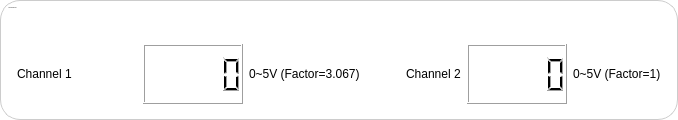
       <widget class="QGroupBox" name="chargingBox_3">
        <property name="minimumSize">
         <size>
          <width>0</width>
          <height>120</height>
         </size>
        </property>
        <property name="maximumSize">
         <size>
          <width>1672155</width>
          <height>120</height>
         </size>
        </property>
        <property name="font">
         <font>
          <family>Segoe UI</family>
          <pointsize>-1</pointsize>
          <bold>true</bold>
         </font>
        </property>
        <property name="styleSheet">
         <string notr="true">QGroupBox {
                                        background-color: #fff;
                                        border: 1px solid #ccc;
                                        border-radius: 20px;
                                        margin-top: 0px;
                                        padding: 5px;
                                        }

                                        QGroupBox::title {
                                        subcontrol-origin: content;
                                        subcontrol-position: top left;
                                        padding: 1px 2px;
                                        color: #444;
                                        font-size: 28px;
                                        background-color: transparent;
                                        }
                                    </string>
        </property>
        <property name="title">
         <string>ANALOG INPUTS</string>
        </property>
        <layout class="QGridLayout" name="gridLayout_9">
         <item row="2" column="4">
          <widget class="QLabel" name="label_17">
           <property name="minimumSize">
            <size>
             <width>0</width>
             <height>60</height>
            </size>
           </property>
           <property name="maximumSize">
            <size>
             <width>140</width>
             <height>16777215</height>
            </size>
           </property>
           <property name="text">
            <string>Channel 2</string>
           </property>
          </widget>
         </item>
         <item row="2" column="1">
          <widget class="QLCDNumber" name="spareVolt1Disp">
           <property name="minimumSize">
            <size>
             <width>100</width>
             <height>60</height>
            </size>
           </property>
           <property name="maximumSize">
            <size>
             <width>180</width>
             <height>60</height>
            </size>
           </property>
          </widget>
         </item>
         <item row="1" column="0">
          <spacer name="verticalSpacer_15">
           <property name="orientation">
            <enum>Qt::Orientation::Vertical</enum>
           </property>
           <property name="sizeType">
            <enum>QSizePolicy::Policy::Fixed</enum>
           </property>
           <property name="sizeHint" stdset="0">
            <size>
             <width>20</width>
             <height>40</height>
            </size>
           </property>
          </spacer>
         </item>
         <item row="4" column="0">
          <widget class="QLabel" name="serialDebug_2">
           <property name="sizePolicy">
            <sizepolicy hsizetype="Fixed" vsizetype="Preferred">
             <horstretch>0</horstretch>
             <verstretch>0</verstretch>
            </sizepolicy>
           </property>
           <property name="minimumSize">
            <size>
             <width>120</width>
             <height>48</height>
            </size>
           </property>
           <property name="maximumSize">
            <size>
             <width>120</width>
             <height>60</height>
            </size>
           </property>
           <property name="text">
            <string/>
           </property>
          </widget>
         </item>
         <item row="2" column="5">
          <widget class="QLCDNumber" name="spareVolt2Disp">
           <property name="minimumSize">
            <size>
             <width>100</width>
             <height>60</height>
            </size>
           </property>
           <property name="maximumSize">
            <size>
             <width>180</width>
             <height>60</height>
            </size>
           </property>
          </widget>
         </item>
         <item row="2" column="0">
          <widget class="QLabel" name="label_14">
           <property name="minimumSize">
            <size>
             <width>0</width>
             <height>60</height>
            </size>
           </property>
           <property name="maximumSize">
            <size>
             <width>120</width>
             <height>16777215</height>
            </size>
           </property>
           <property name="text">
            <string>Channel 1</string>
           </property>
          </widget>
         </item>
         <item row="2" column="3">
          <spacer name="horizontalSpacer_3">
           <property name="orientation">
            <enum>Qt::Orientation::Horizontal</enum>
           </property>
           <property name="sizeType">
            <enum>QSizePolicy::Policy::Preferred</enum>
           </property>
           <property name="sizeHint" stdset="0">
            <size>
             <width>40</width>
             <height>20</height>
            </size>
           </property>
          </spacer>
         </item>
         <item row="2" column="2">
          <widget class="QLabel" name="label_20">
           <property name="minimumSize">
            <size>
             <width>0</width>
             <height>60</height>
            </size>
           </property>
           <property name="text">
            <string>0~5V (Factor=3.067)</string>
           </property>
          </widget>
         </item>
         <item row="2" column="6">
          <widget class="QLabel" name="label_26">
           <property name="minimumSize">
            <size>
             <width>0</width>
             <height>60</height>
            </size>
           </property>
           <property name="maximumSize">
            <size>
             <width>220</width>
             <height>16777215</height>
            </size>
           </property>
           <property name="text">
            <string>0~5V (Factor=1)</string>
           </property>
          </widget>
         </item>
        </layout>
       </widget>
